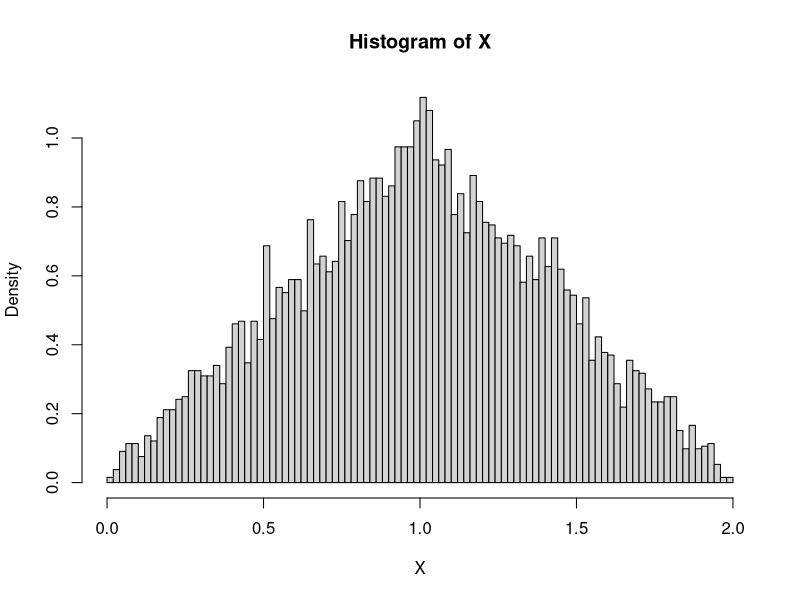

Write the R code that produced this figure.
## ---- chunk 1
sample.x = runif(20000,0,2)
accept = c()
fx <- function(x) {if (x >= 0 && x <= 2) {y <- ifelse(x <=1, x, 2-x)} else {y <- 0}}

# dnorm(sample.x[i],0.5,0.175)
for(i in 1:length(sample.x)){
 U = runif(1, 0, 1)
 if(dunif(sample.x[i], 0, 2)*3*U <= fx(sample.x[i])) {
   accept[i] = 'Y'
 }
 else if(dunif(sample.x[i], 0, 2)*3*U > fx(sample.x[i])) {
  accept[i] = 'N'
 }
}

T = data.frame(sample.x, accept = factor(accept, levels= c('Y','N')))

hist(T[,1][T$accept=='Y'], breaks = seq(0,2,0.02), freq = FALSE, main = 'Histogram of X', xlab = 'X')
## ---- chunk 2

## ---- chunk 3

## ---- chunk 4

## ---- chunk 5

